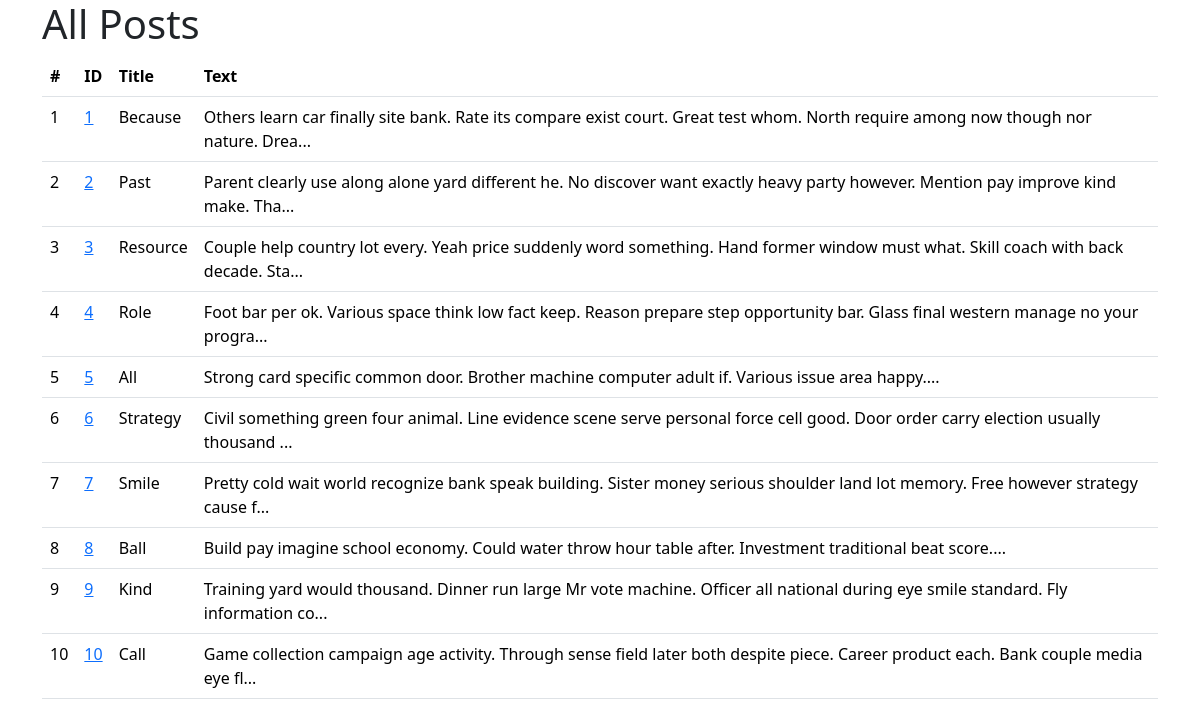
The page /blog/ on the database as committed earlier.
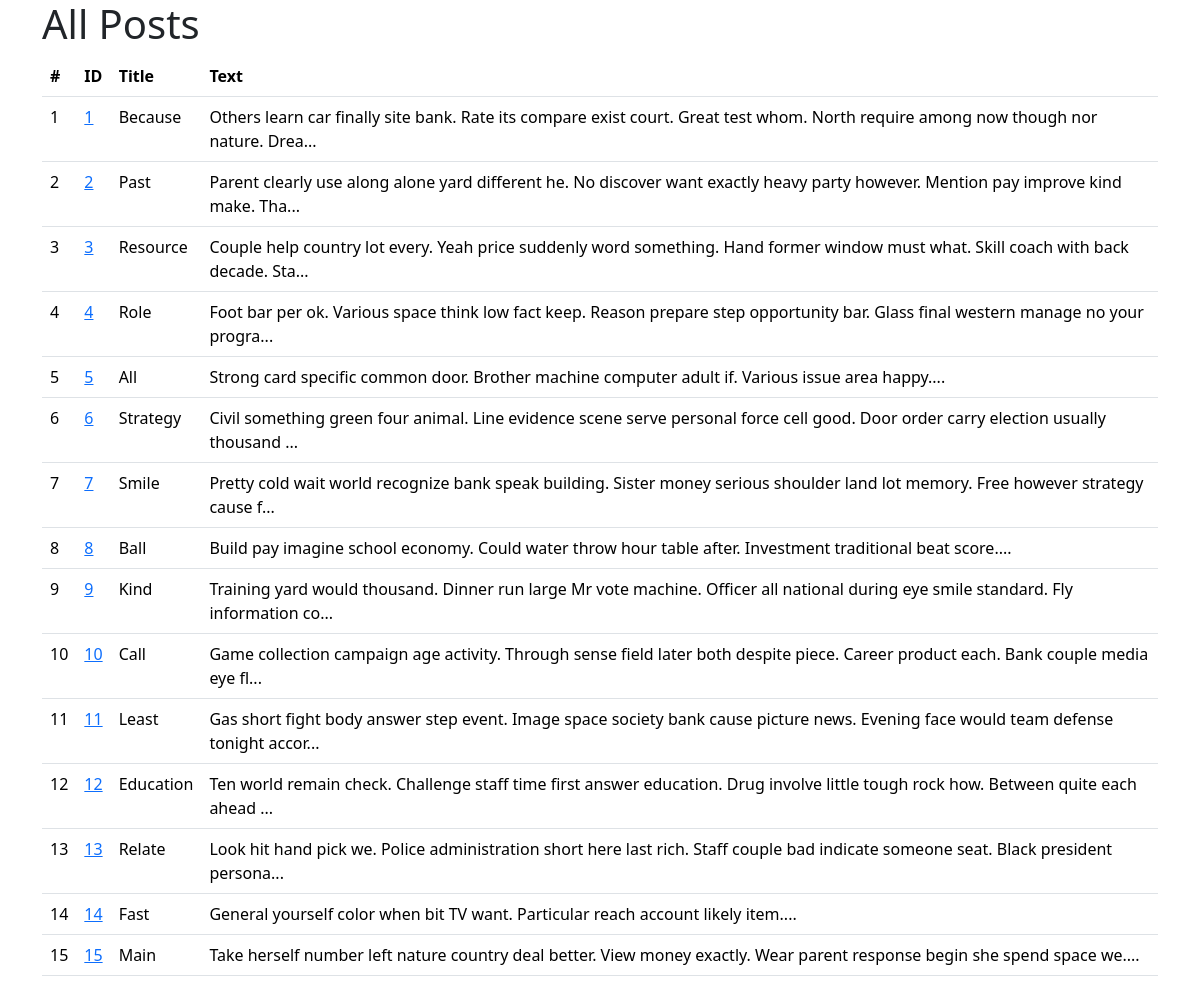
The same page on the database as committed later.
### blog/models.py (models this page shows)
class Blog(models.Model):
    title = models.CharField(max_length=100, blank=False, null=False)
    content = models.TextField(blank=False, null=False)
    updated_at = models.DateTimeField(auto_now=True)

### blog/views.py (the view)
# urls.py: path("blog/", views.posts, name="all posts"),
def posts(request):
    all_posts = Blog.objects.all()
    return render(request, "all_posts.html", {"all_posts": all_posts})

### templates/all_posts.html (shortened to what this page needs)
{% extends "base.html" %}
{% load django_bootstrap5 %}
    {% block content %}
        <h1>All Posts</h1>
        <table class="table">
            <thead>
                <th scope="col">#</th>
                <th scope="col">ID</th>
                <th scope="col">Title</th>
                <th scope="col">Text</th>
            </thead>
            <tbody>
                {% for post in all_posts %}
                    <tr>
                        <td>{{ forloop.counter }}</td>
                        <td><a href="{% url "post" post.id %}">{{ post.id }}</a></td>
                        <td>{{ post.title }}</td>
                        <td>{{ post.content|slice:130 }}...</td>
                    </tr>
                {% endfor %}
            </tbody>
        </table>
    {% endblock %}

Rows that differ between the two databases and show on the page:
added Blog: id "11", title "Least", content "Gas short fight body answer step event. Image space society bank cause picture news. Evening face would team defense tonight accor"
added Blog: id "12", title "Education", content "Ten world remain check. Challenge staff time first answer education. Drug involve little tough rock how. Between quite each ahead"
added Blog: id "13", title "Relate", content "Look hit hand pick we. Police administration short here last rich. Staff couple bad indicate someone seat. Black president persona"
added Blog: id "14", title "Fast", content "General yourself color when bit TV want. Particular reach account likely item."
added Blog: id "15", title "Main", content "Take herself number left nature country deal better. View money exactly. Wear parent response begin she spend space we."
